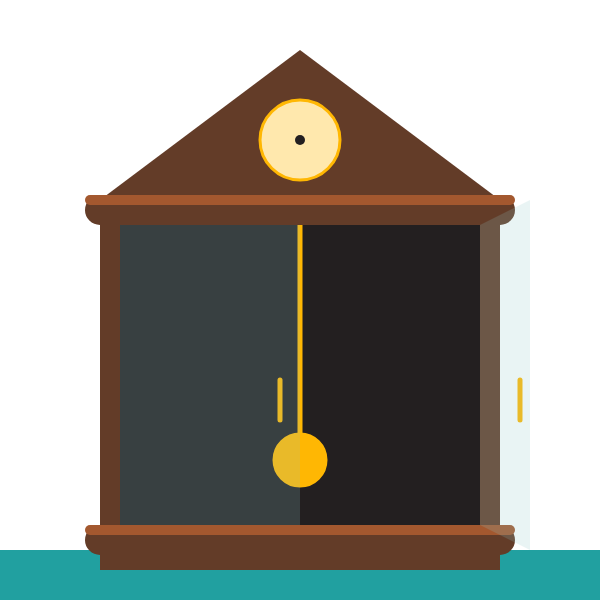
Frame 1 (no input)
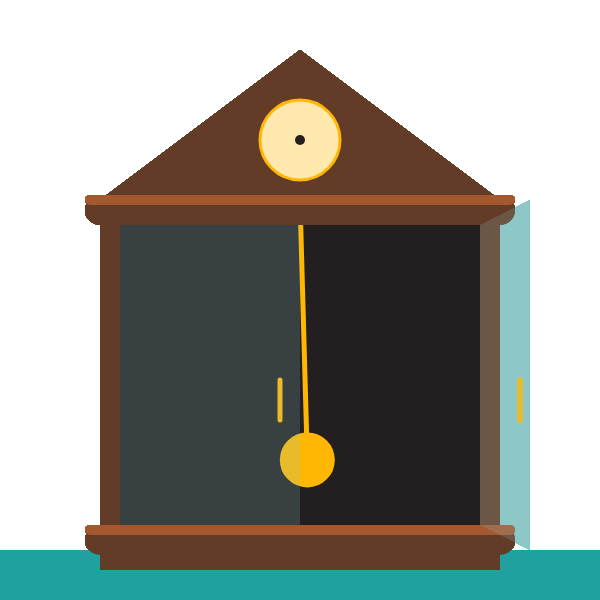
Frame 60 (no input)
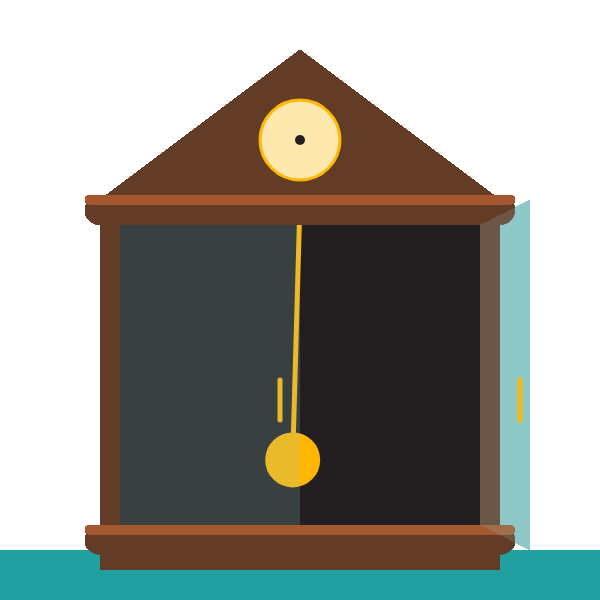
Frame 120 (the mouse pressed at the canvas centre since frame 60)

The p5.js sketch that drew these frames (run headless with seeded random() and noise() and a simulated clock; from frame 60 on, the mouse is pressed at the canvas centre):

// p5.js sketch
// ── sketch.js
let position;
let increase;

function setup(){
    createCanvas(600, 600);
    angleMode(DEGREES);
    position = 0.0;
    increase = 3.0;
}
function pendulum() {
    //clear();
    let mySinVal = sin(position);
    let ampSin = mySinVal * 140;
    //using math.abs to use absolute/positive values
    //negative values will cause the circle to move all of the way through the cosine curve
    let myCosVal = Math.abs(cos(position));
    let ampCos = myCosVal * 60;
    strokeWeight(5);
    stroke(255, 183, 3);
    line(width/2, 200, ampSin + 300, height/2 + ampCos + 100);
    fill(255, 183, 3);
    ellipse(ampSin + 300, height/2 + ampCos + 100, 50, 50);
    position = position + increase;
}
function clockBack() {
    noStroke();
    fill(33, 160, 160);
    rect(0, 550, width, 50);
    fill(99, 60, 40);
    beginShape();
    vertex(width/2, 50);
    vertex(500, 200);
    vertex(500, 570);
    vertex(100, 570);
    vertex(100, 200);
    endShape(CLOSE);
    fill(35, 31, 32);
    rect(120, 220, 360, 320);
}
function clockFront() {
    stroke(99, 60, 40);
    strokeWeight(30);
    line(100, 210, 500, 210);
    line(100, 540, 500, 540);
    stroke(163, 88, 47);
    strokeWeight(10);
    line(90, 200, 510, 200);
    line(90, 530, 510, 530);
    //clock at the top
    stroke(255, 183, 3);
    strokeWeight(3);
    fill(255, 232, 173);
    circle(300, 140, 80);
    noStroke();
    fill(35, 31, 32);
    circle(300, 140, 10);
}
function glass() {
    strokeWeight(5);
    stroke(255, 183, 3)
    line(280, 380, 280, 420);
    line(520, 380, 520, 420);
    //left pane
    noStroke();
    fill(145, 200, 200, 50);
    rect(120, 225, 180, 300);
    //right pane
    beginShape();
    vertex(480, 225);
    vertex(480, 525);
    vertex(530, 550);
    vertex(530, 200);
    endShape(CLOSE);
}
function draw() {
    clockBack();
    pendulum();
    clockFront();
    glass();
}
// ── main.css
body {
    background-color: rgb(16, 1, 17);
    font-family: sans-serif;
}

h1 {
    margin: 1rem auto;
    font-size: 2.5rem;
}

h1, h2 {
    color: rgb(255, 183, 3);
    text-align: center;
}
canvas {
    display: block;
    margin: 2rem auto;
    border-radius: 25px;
    background-color: bisque;
}
